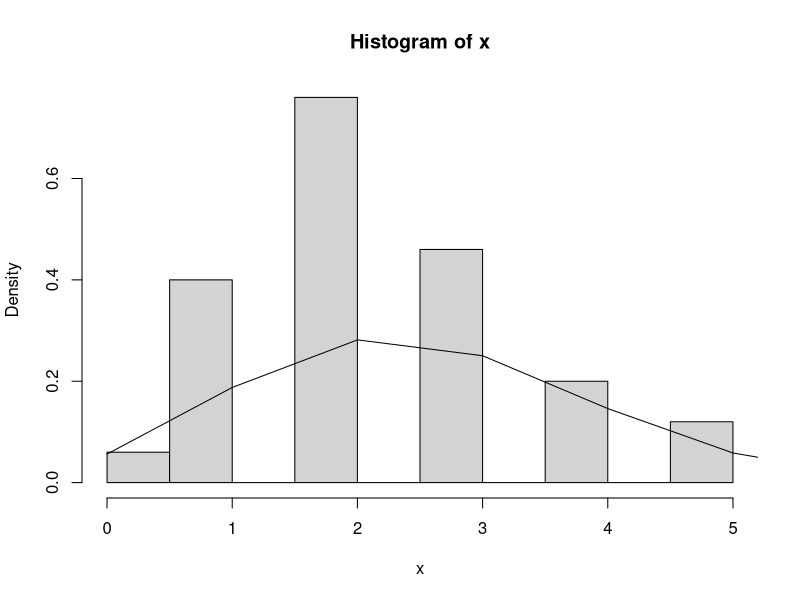
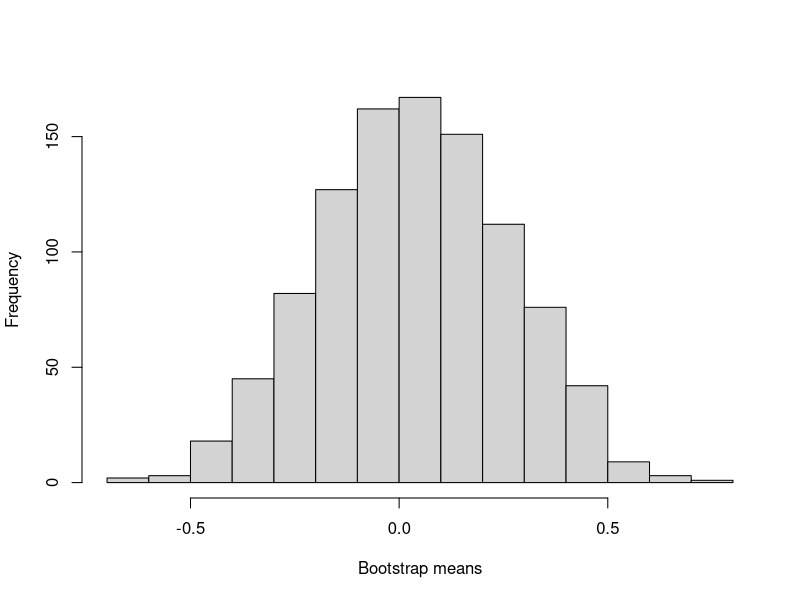
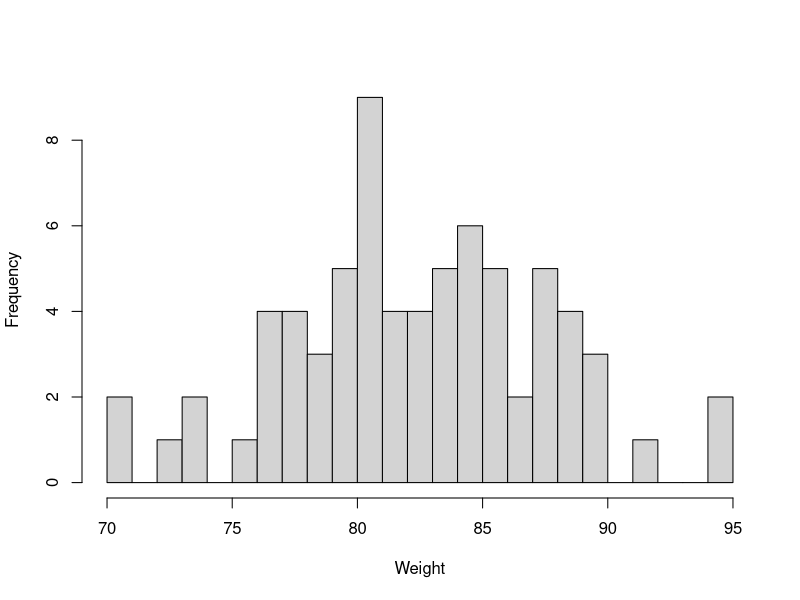
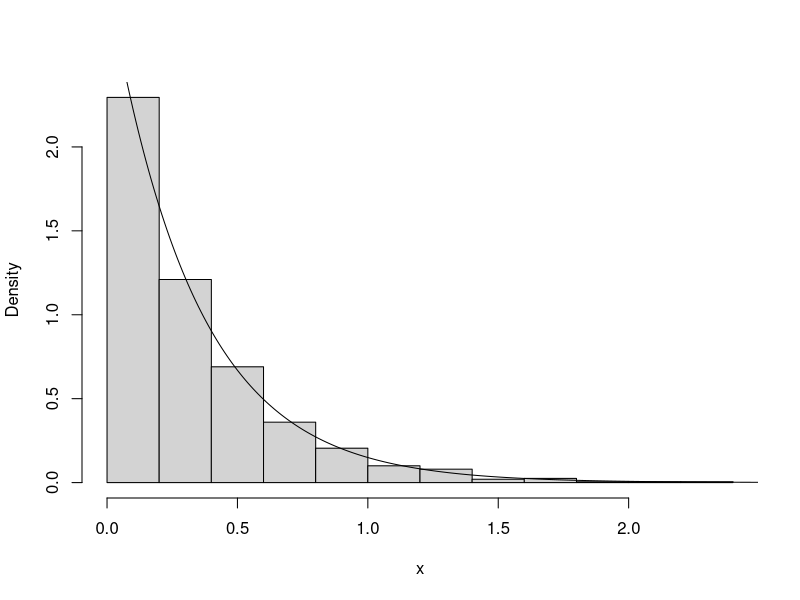

Write R code to recreate these figures, in order.

## ------------------------------------------------------------------------
runif(2)
old.seed <- .Random.seed # Store the seed
set.seed(20090425)
runif(2)
set.seed(20090425)  # Reset it
runif(2)
.Random.seed <- old.seed  # Restore old seed


## ------------------------------------------------------------------------
RNGkind()
RNGkind('Wich')
RNGkind()


## ------------------------------------------------------------------------
binom_cdf <- function(x, n, p) {
    Fx <- 0
    for (i in 0:x) {
        Fx <- Fx + choose(n, i) * p^i * (1-p)^(n-i)
    }
    return(Fx)
}

# same thing, different way
binom_pmf <- function(x, n, p) choose(n, x) * p^x * (1-p)^(n-x)
binom_cdf <- function(x, n, p) sum(sapply(seq(0,x), binom_pmf, n, p))


## ------------------------------------------------------------------------
gen_variate <- function(F, ...) {
    x <- 0
    u <- runif(1)
    while (F(x, ...) < u) x <- x + 1
    return(x)
}


## ------------------------------------------------------------------------
x <- numeric(100)
for (i in 1:100) x[i] <- gen_variate(binom_cdf, 10, 0.25)
# use replicate function
x <- replicate(100, gen_variate(binom_cdf, 10, 0.25))
hist(x, prob=T)
lines(0:10, dbinom(0:10,10,0.25))


## ------------------------------------------------------------------------
rnorm(n=5, mean=3, sd=4)
rbinom(n=5, 10, 0.3)


## ------------------------------------------------------------------------
getpower = function(delta, delta.sd, siglevel, n, nsim) {
  pvals = numeric(nsim)
  set.seed(1)
  for(i in seq_along(pvals)) {
    x = rnorm(n, mean=delta, sd=delta.sd)
    pvals[i] = t.test(x, alternative="two.sided", mu=0)$p.value 
  }
  mean(pvals < siglevel)
}
getpower(delta=0.5, delta.sd=2, siglevel=0.05, n=25, nsim=1000)
getpower(delta=0.5, delta.sd=2, siglevel=0.05, n=25, nsim=10000)
# note there is a function to do this
power.t.test(n=25, delta=0.5, sd=2, sig.level=0.05, type='one.sample')$power


## ------------------------------------------------------------------------
power.t.test(power=0.9, delta=0.5, sd=2, sig.level=0.05, type='one.sample')$n


## ------------------------------------------------------------------------
sample(c(-1,14,3,6,-3))
sample(5)
sample(5, replace=T)


## ------------------------------------------------------------------------
(x <- rnorm(10))
sample(x, 10, replace=TRUE)


## ------------------------------------------------------------------------
x <- rnorm(10)
s <- numeric(1000)
for(i in seq_along(s)) s[i] <- mean(sample(x, 10, replace=TRUE))
hist(s, xlab="Bootstrap means", main="")


## ------------------------------------------------------------------------
library(boot)
x <- rnorm(10)
med <- function(x,i) median(x[i])
(bmed <- boot(x, med, R=999))
boot.ci(bmed)


## ------------------------------------------------------------------------
data(anorexia, package="MASS")
hist(anorexia[,'Prewt'], breaks=ceiling(diff(range(anorexia[,'Prewt']))), main='', xlab='Weight')


## ------------------------------------------------------------------------
weight <- anorexia[,'Prewt']
bmeans <- replicate(999, mean(sample(weight, replace=TRUE)))
quantile(bmeans, c(0.025, 0.975))


## ------------------------------------------------------------------------
mean(weight, na.rm=T) + c(-1.96, 1.96)*sd(weight, na.rm=TRUE)/sqrt(length(weight))
weight_boot <- boot(weight, function(x,i) mean(x[i]), R=999)
quantile(weight_boot$t, c(0.025, 0.975))


## ------------------------------------------------------------------------
true_mu <- 0
x <- rnorm(100, true_mu)
R <- 999

lower <- numeric(R)
upper <- numeric(R)

for (i in 1:R) {

    s <- x[sample(length(x), replace=TRUE)]
    xbar <- mean(s)
    s <- sd(s)

    lower[i] = xbar + qnorm(0.025) * (s / sqrt(length(x)))
    upper[i] = xbar + qnorm(0.975) * (s / sqrt(length(x)))
}

mean(lower < true_mu & upper > true_mu)


## ------------------------------------------------------------------------
x <- 5492364201


## ------------------------------------------------------------------------
(y <- as.character(x**2))


## ------------------------------------------------------------------------
options(scipen=10)
as.numeric(substring(y,6,15))


## ------------------------------------------------------------------------
m <- 10; A <- 103; B <- 17; x <- 2
(x <- (A*x + B) %% m)
(x <- (A*x + B) %% m)
(x <- (A*x + B) %% m)


## ------------------------------------------------------------------------
m <- 2^32; A <- 1644525; B <- 1013904223
x <- (A*x + B) %% m; x/m
x <- (A*x + B) %% m; x/m
x <- (A*x + B) %% m; x/m


## ------------------------------------------------------------------------
geom_sample <- function(p) {
    x <- 0
    success <- FALSE
    while (!success) {
        u <- runif(1)
        if (u < p) {
            success <- TRUE
        } else {
            x <- x + 1
        }
    }
    return(x)
}


## ------------------------------------------------------------------------
f <- function(x,lam) -1/lam * log(1-x)
hist(f(runif(1000), 3), prob=T, xlab="x", main="")
lines((1:300)/100, dexp((1:300)/100, 3))


## ------------------------------------------------------------------------
triangular <- function(x){
    if ((0<x) && (x<1)) {
        return(x)
    } else if ((1<x) && (x<2)) {
        return(2-x)
    } else {
        return(0)
    }
}


## ------------------------------------------------------------------------
rejectionK <- function(fx, a, b, K) {
    while (TRUE) {
        x <- runif(1, a, b)
        y <- runif(1, 0, K)
        if (y < fx(x)) return(x)
    }
}


